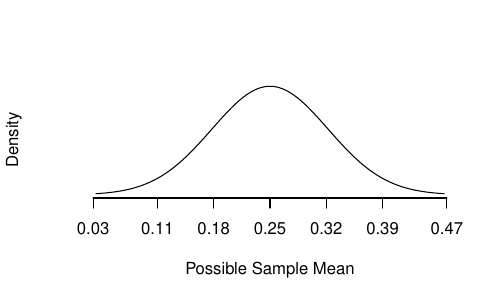

This chart was generated by the following R code:
mu = 0.25
sig = 0.433
n = 36
SE = sig/sqrt(n)

x = seq(mu-3*SE,mu+3*SE, length=1000)
y = dnorm(x,mu,SE)

pdf('mult_samp_hist.pdf',width=5,height=3)
plot(x,y, type="l", lwd=1, 
     xaxp  = c(round(mu-3*SE,2), round(mu+3*SE,2), 6),
     xlab = "Possible Sample Mean", ylab = "Density", axes=F)
axis(1, at = round(mu+(-3:3)*SE, 2))
dev.off()
